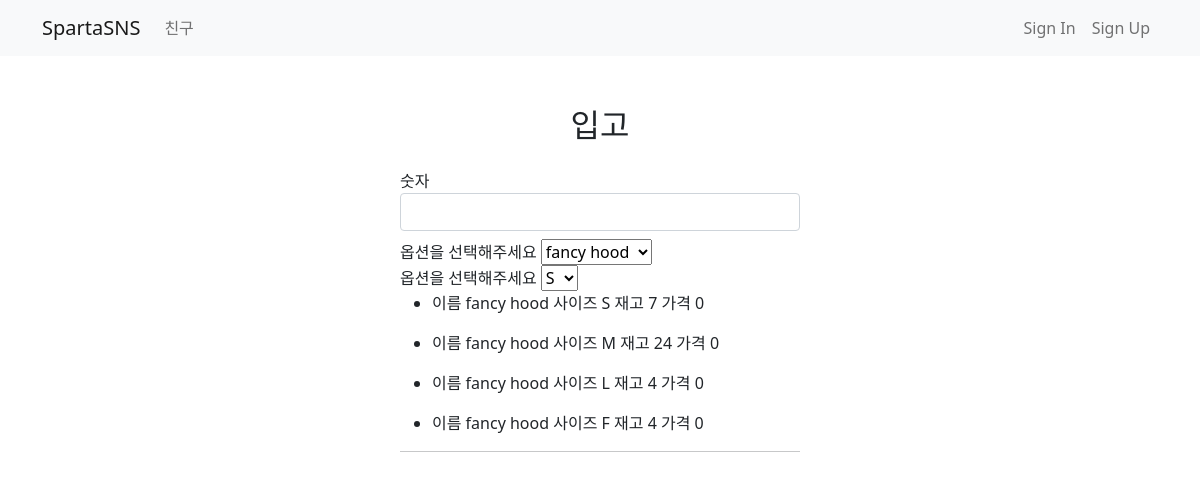
Page /inbound/ on the earlier database version.
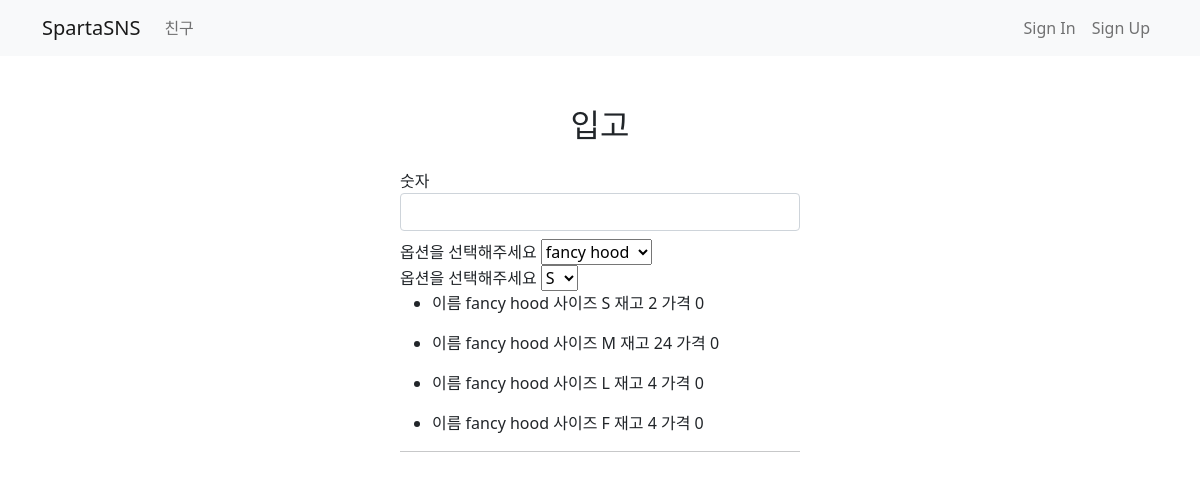
Same page on the later database version.
### stock/models.py (models this page shows)
class Product(models.Model):
    class Meta:
        db_table ="my_product"
    codes = (
        ('hood1', 'fancy hood'),
        ('hood2', 'pretty hood'),
        ('hood3', 'hice hood'),
        ('socks', 'socks'),
        ('jeans', 'new jeans'),
    )
    name = models.CharField(default = 'fancy hood',max_length=100)
    description = models.TextField(default = "write anything")
    price = models.IntegerField(default=0)
    num = models.IntegerField(default=0)
    sizes = (
        ('S', 'Small'),
        ('M', 'Medium'),
        ('L', 'Large'),
        ('F', 'Free'),
    )
    code = models.CharField(choices=codes, default='hood1', max_length=5)
    size = models.CharField(choices=sizes, max_length=1)
    """
    상품 모델입니다.
    상품 코드, 상품 이름, 상품 설명, 상품 가격, 사이즈 필드를 가집니다.
    """

### stock/views.py (the view, shortened to what this page needs)
# urls.py: path('inbound/', views.inbound, name='inbound'),
def inbound(request):
    if request.method == 'GET':
        all_product = Product.objects.all()
        return render(request, 'stock/inbound.html', {'inbound': all_product})

### templates/stock/inbound.html (shortened to what this page needs)
{% extends 'base.html' %}
{% block content %}
    <div class="container">
        <div class="wrap">
            <h2 class="title-center"> 입고</h2>
            <form class="form-area" method="post" action="/inbound/">
                <div class="form-group mt-2 mb-2">
                    <label for="number">숫자</label>
                    <input type="number" class="form-control" id="number" name="number">
                </div>
                <div>
                    <label for="option">옵션을 선택해주세요</label>
                    <select name="code" id="code">
                      <option value="hood1">fancy hood</option>
                    </select>
                  </div>
                <div>
                    <label for="option">옵션을 선택해주세요</label>
                    <select name="size" id="size">
                      <option value="S">S</option>
                    </select>
                  </div>
                  <div>
                    {% for list in inbound %}
                    <ul>
                        <li>
                            이름 {{ list.name }}
                            사이즈 {{ list.size }}
                            재고 {{ list.num }}
                            가격 {{ list.price }}
                        </li>
                    </ul>
                    {% endfor %}
                </div>
                <hr>
            </form>
        </div>
    </div>
{% endblock %}

Differences in the rows shown:
changed Product (number 1 of 4 on the later page): num "7" → "2"
